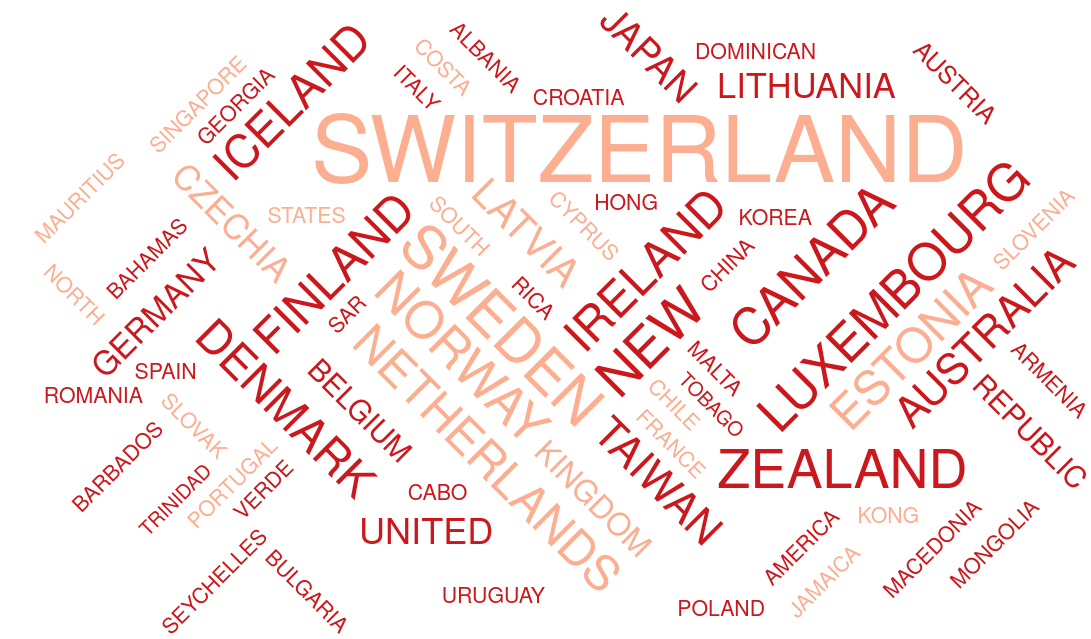

This figure's Vega-Lite source:
### Vega specification from a JSON file in a GitHub repository (floating-point values rounded to 4 significant figures)
{"$schema": "https://vega.github.io/schema/vega/v5.json", "description": "A word cloud visualization depicting Vega research paper abstracts.", "width": 400, "height": 300, "padding": 0, "data": [{"name": "table", "values": ["Switzerland Switzerland Switzerland Switzerland Switzerland Switzerland Switzerland Switzerland Switzerland Switzerland Switzerland Switzerland Switzerland Switzerland Switzerland Switzerland Switzerland Switzerland Switzerland Switzerland Switzerland Switzerland Switzerland Switzerland Switzerland Switzerland Switzerland Switzerland Switzerland Switzerland Switzerland Switzerland Switzerland Switzerland Switzerland Switzerland Switzerland Switzerland Switzerland Switzerland Switzerland Switzerland Switzerland Switzerland Switzerland Switzerland Switzerland Switzerland Switzerland Switzerland Switzerland Switzerland Switzerland Switzerland Switzerland Switzerland Switzerland Switzerland Switzerland Switzerland Switzerland Switzerland Switzerland Switzerland Switzerland Switzerland Switzerland Switzerland Switzerland Switzerland Switzerland Switzerland Switzerland Switzerland Switzerland Switzerland Switzerland Switzerland Switzerland Switzerland Switzerland New Zealand New Zealand New Zealand New Zealand New Zealand New Zealand New Zealand New Zealand New Zealand New Zealand New Zealand New Zealand New Zealand New Zealand New Zealand New Zealand New Zealand New Zealand New Zealand New Zealand New Zealand New Zealand New Zealand New Zealand New Zealand New Zealand New Zealand Estonia Estonia Estonia Estonia Estonia Estonia Estonia Estonia Estonia Estonia Estonia Estonia Estonia Estonia Estonia Estonia Estonia Estonia Estonia Estonia Denmark Denmark Denmark Denmark Denmark Denmark Denmark Denmark Denmark Denmark Denmark Denmark Denmark Denmark Denmark Denmark Denmark Denmark Ireland Ireland Ireland Ireland Ireland Ireland Ireland Ireland Ireland Ireland Ireland Ireland Ireland Ireland Ireland Ireland Ireland Ireland Ireland Sweden Sweden Sweden Sweden Sweden Sweden Sweden Sweden Sweden Sweden Sweden Sweden Sweden Sweden Sweden Sweden Sweden Sweden Sweden Sweden Sweden Sweden Sweden Sweden Sweden Sweden Sweden Sweden Sweden Sweden Sweden Iceland Iceland Iceland Iceland Iceland Iceland Iceland Iceland Iceland Iceland Iceland Iceland Iceland Iceland Iceland Iceland Iceland Iceland Finland Finland Finland Finland Finland Finland Finland Finland Finland Finland Finland Finland Finland Finland Finland Finland Finland Finland Finland Netherlands Netherlands Netherlands Netherlands Netherlands Netherlands Netherlands Netherlands Netherlands Netherlands Netherlands Netherlands Netherlands Netherlands Netherlands Netherlands Netherlands Netherlands Netherlands Luxembourg Luxembourg Luxembourg Luxembourg Luxembourg Luxembourg Luxembourg Luxembourg Luxembourg Luxembourg Luxembourg Luxembourg Luxembourg Luxembourg Luxembourg Luxembourg Luxembourg Luxembourg Luxembourg Luxembourg Luxembourg Luxembourg Australia Australia Australia Australia Australia Australia Australia Australia Australia Australia Australia Australia Australia Australia Australia Australia Norway Norway Norway Norway Norway Norway Norway Norway Norway Norway Norway Norway Norway Norway Norway Norway Norway Norway Norway Norway Norway Norway Canada Canada Canada Canada Canada Canada Canada Canada Canada Canada Canada Canada Canada Canada Canada Canada Canada Canada Canada Canada Canada Canada Taiwan Taiwan Taiwan Taiwan Taiwan Taiwan Taiwan Taiwan Taiwan Taiwan Taiwan Taiwan Taiwan Taiwan Taiwan Taiwan Latvia Latvia Latvia Latvia Latvia Latvia Latvia Latvia Latvia Latvia Latvia Latvia Latvia Japan Japan Japan Japan Japan Japan Japan Japan Japan Japan Japan Japan Lithuania Lithuania Lithuania Lithuania Lithuania Lithuania Lithuania Lithuania Lithuania Czechia Czechia Czechia Czechia Czechia Czechia Czechia Czechia Czechia Germany Germany Germany Germany Germany Germany Germany Germany United Kingdom United Kingdom United Kingdom United Kingdom United Kingdom United Kingdom United Kingdom Belgium Belgium Belgium Belgium Belgium Belgium Austria Austria Austria Austria United States of America United States of America United States of America Malta Malta Malta Portugal Portugal Portugal Armenia Armenia Armenia Bahamas Bahamas Bahamas Cyprus Cyprus Cyprus Cabo Verde Cabo Verde Cabo Verde South Korea South Korea South Korea Spain Spain Spain Chile Chile Chile Italy Italy Italy Hong Kong SAR, China Hong Kong SAR, China Hong Kong SAR, China Costa Rica Costa Rica Costa Rica Uruguay Uruguay Uruguay Slovak Republic Slovak Republic Slovak Republic Romania Romania Romania Slovenia Slovenia Slovenia Croatia Croatia Croatia Bulgaria Bulgaria Bulgaria France France France Georgia Georgia Georgia Seychelles Seychelles Seychelles Singapore Singapore Singapore Barbados Barbados Barbados Albania Albania Albania North Macedonia North Macedonia North Macedonia Poland Poland Poland Mauritius Mauritius Mauritius Mongolia Mongolia Mongolia Dominican Republic Dominican Republic Dominican Republic Jamaica Jamaica Jamaica Trinidad and Tobago Trinidad and Tobago"], "transform": [{"type": "countpattern", "field": "data", "case": "upper", "pattern": "[\\w']{3,}", "stopwords": "(the|and|,)"}, {"type": "formula", "as": "angle", "expr": "[-45, 0, 45][~~(random() * 3)]"}, {"type": "formula", "as": "weight", "expr": "if(datum.count >= '150', 1000, 200)"}]}], "scales": [{"name": "color", "type": "ordinal", "domain": {"data": "table", "field": "text"}, "range": ["#fcae91", "#cb181d", "#cb181d"]}], "marks": [{"type": "text", "from": {"data": "table"}, "encode": {"enter": {"text": {"field": "text"}, "align": {"value": "center"}, "baseline": {"value": "alphabetic"}, "fill": {"scale": "color", "field": "text"}}, "update": {"fillOpacity": {"value": 1}}, "hover": {"fillOpacity": {"value": 0.5}}}, "transform": [{"type": "wordcloud", "size": [700, 400], "text": {"field": "text"}, "rotate": {"field": "datum.angle"}, "font": "Helvetica Neue, Arial", "fontSize": {"field": "datum.count"}, "fontWeight": {"field": "datum.weight"}, "fontSizeRange": [12, 56], "padding": 2}]}]}
